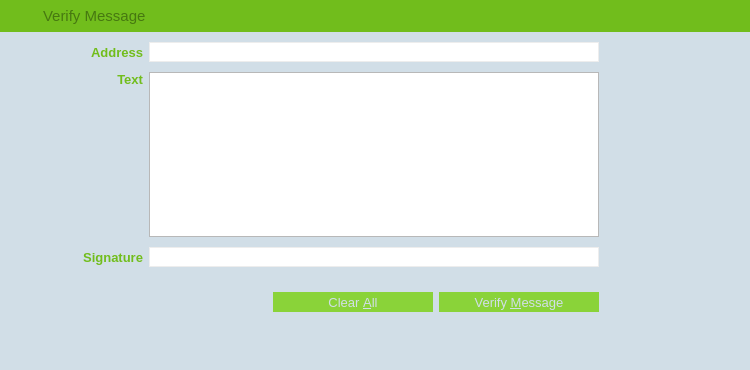
<?xml version="1.0" encoding="UTF-8"?>
<ui version="4.0">
 <class>VerifyMessagePage</class>
 <widget class="QWidget" name="VerifyMessagePage">
  <property name="geometry">
   <rect>
    <x>0</x>
    <y>0</y>
    <width>750</width>
    <height>370</height>
   </rect>
  </property>
  <property name="palette">
   <palette>
    <active>
     <colorrole role="Button">
      <brush brushstyle="SolidPattern">
       <color alpha="255">
        <red>233</red>
        <green>217</green>
        <blue>216</blue>
       </color>
      </brush>
     </colorrole>
     <colorrole role="Base">
      <brush brushstyle="SolidPattern">
       <color alpha="255">
        <red>233</red>
        <green>217</green>
        <blue>216</blue>
       </color>
      </brush>
     </colorrole>
     <colorrole role="Window">
      <brush brushstyle="SolidPattern">
       <color alpha="255">
        <red>233</red>
        <green>217</green>
        <blue>216</blue>
       </color>
      </brush>
     </colorrole>
     <colorrole role="Highlight">
      <brush brushstyle="SolidPattern">
       <color alpha="255">
        <red>235</red>
        <green>235</green>
        <blue>235</blue>
       </color>
      </brush>
     </colorrole>
     <colorrole role="HighlightedText">
      <brush brushstyle="SolidPattern">
       <color alpha="255">
        <red>171</red>
        <green>127</green>
        <blue>130</blue>
       </color>
      </brush>
     </colorrole>
    </active>
    <inactive>
     <colorrole role="Button">
      <brush brushstyle="SolidPattern">
       <color alpha="255">
        <red>233</red>
        <green>217</green>
        <blue>216</blue>
       </color>
      </brush>
     </colorrole>
     <colorrole role="Base">
      <brush brushstyle="SolidPattern">
       <color alpha="255">
        <red>233</red>
        <green>217</green>
        <blue>216</blue>
       </color>
      </brush>
     </colorrole>
     <colorrole role="Window">
      <brush brushstyle="SolidPattern">
       <color alpha="255">
        <red>233</red>
        <green>217</green>
        <blue>216</blue>
       </color>
      </brush>
     </colorrole>
     <colorrole role="Highlight">
      <brush brushstyle="SolidPattern">
       <color alpha="255">
        <red>235</red>
        <green>235</green>
        <blue>235</blue>
       </color>
      </brush>
     </colorrole>
     <colorrole role="HighlightedText">
      <brush brushstyle="SolidPattern">
       <color alpha="255">
        <red>171</red>
        <green>127</green>
        <blue>130</blue>
       </color>
      </brush>
     </colorrole>
    </inactive>
    <disabled>
     <colorrole role="Button">
      <brush brushstyle="SolidPattern">
       <color alpha="255">
        <red>233</red>
        <green>217</green>
        <blue>216</blue>
       </color>
      </brush>
     </colorrole>
     <colorrole role="Base">
      <brush brushstyle="SolidPattern">
       <color alpha="255">
        <red>233</red>
        <green>217</green>
        <blue>216</blue>
       </color>
      </brush>
     </colorrole>
     <colorrole role="Window">
      <brush brushstyle="SolidPattern">
       <color alpha="255">
        <red>233</red>
        <green>217</green>
        <blue>216</blue>
       </color>
      </brush>
     </colorrole>
     <colorrole role="Highlight">
      <brush brushstyle="SolidPattern">
       <color alpha="255">
        <red>240</red>
        <green>240</green>
        <blue>240</blue>
       </color>
      </brush>
     </colorrole>
     <colorrole role="HighlightedText">
      <brush brushstyle="SolidPattern">
       <color alpha="255">
        <red>171</red>
        <green>127</green>
        <blue>130</blue>
       </color>
      </brush>
     </colorrole>
    </disabled>
   </palette>
  </property>
  <property name="windowTitle">
   <string>Form</string>
  </property>
  <property name="styleSheet">
   <string notr="true">QLineEdit {
	border: 1px solid #ededed;
}
</string>
  </property>
  <layout class="QVBoxLayout" name="verticalLayout_3">
   <property name="spacing">
    <number>0</number>
   </property>
   <property name="leftMargin">
    <number>0</number>
   </property>
   <property name="topMargin">
    <number>0</number>
   </property>
   <property name="rightMargin">
    <number>0</number>
   </property>
   <property name="bottomMargin">
    <number>0</number>
   </property>
   <item>
    <widget class="QWidget" name="wHeader" native="true">
     <property name="minimumSize">
      <size>
       <width>0</width>
       <height>32</height>
      </size>
     </property>
     <property name="maximumSize">
      <size>
       <width>16777215</width>
       <height>32</height>
      </size>
     </property>
     <property name="styleSheet">
      <string notr="true">background-color:rgb(113,189,28);</string>
     </property>
     <property name="is_header" stdset="0">
      <bool>true</bool>
     </property>
     <layout class="QHBoxLayout" name="horizontalLayout_20">
      <property name="leftMargin">
       <number>0</number>
      </property>
      <property name="topMargin">
       <number>0</number>
      </property>
      <property name="rightMargin">
       <number>0</number>
      </property>
      <property name="bottomMargin">
       <number>0</number>
      </property>
      <item>
       <spacer name="horizontalSpacer_28">
        <property name="orientation">
         <enum>Qt::Horizontal</enum>
        </property>
        <property name="sizeType">
         <enum>QSizePolicy::Fixed</enum>
        </property>
        <property name="sizeHint" stdset="0">
         <size>
          <width>7</width>
          <height>20</height>
         </size>
        </property>
       </spacer>
      </item>
      <item>
       <widget class="QLabel" name="label_37">
        <property name="sizePolicy">
         <sizepolicy hsizetype="Preferred" vsizetype="Preferred">
          <horstretch>0</horstretch>
          <verstretch>0</verstretch>
         </sizepolicy>
        </property>
        <property name="minimumSize">
         <size>
          <width>30</width>
          <height>30</height>
         </size>
        </property>
        <property name="maximumSize">
         <size>
          <width>30</width>
          <height>30</height>
         </size>
        </property>
        <property name="text">
         <string/>
        </property>
        <property name="pixmap">
         <pixmap resource="../res.qrc">:/res/verify_sign.png</pixmap>
        </property>
       </widget>
      </item>
      <item>
       <widget class="QLabel" name="label_38">
        <property name="font">
         <font>
          <pointsize>11</pointsize>
          <stylestrategy>PreferAntialias</stylestrategy>
         </font>
        </property>
        <property name="styleSheet">
         <string notr="true">QLabel {
	color: rgb(70,120,16);
}</string>
        </property>
        <property name="text">
         <string>Verify Message</string>
        </property>
       </widget>
      </item>
     </layout>
    </widget>
   </item>
   <item>
    <widget class="QWidget" name="wContainer" native="true">
     <property name="styleSheet">
      <string notr="true">#wContainer {
	background-color: rgb(209,222,231);
}</string>
     </property>
     <layout class="QVBoxLayout" name="verticalLayout_2">
      <property name="spacing">
       <number>0</number>
      </property>
      <property name="leftMargin">
       <number>0</number>
      </property>
      <property name="topMargin">
       <number>0</number>
      </property>
      <property name="rightMargin">
       <number>0</number>
      </property>
      <property name="bottomMargin">
       <number>0</number>
      </property>
      <item>
       <layout class="QHBoxLayout" name="horizontalLayout" stretch="1,7,1">
        <property name="spacing">
         <number>0</number>
        </property>
        <item>
         <spacer name="horizontalSpacer_29">
          <property name="orientation">
           <enum>Qt::Horizontal</enum>
          </property>
          <property name="sizeHint" stdset="0">
           <size>
            <width>136</width>
            <height>216</height>
           </size>
          </property>
         </spacer>
        </item>
        <item>
         <layout class="QVBoxLayout" name="verticalLayout">
          <item>
           <layout class="QGridLayout" name="gridLayout_5">
            <property name="topMargin">
             <number>6</number>
            </property>
            <property name="bottomMargin">
             <number>3</number>
            </property>
            <property name="spacing">
             <number>6</number>
            </property>
            <item row="0" column="3">
             <widget class="QLabel" name="label">
              <property name="minimumSize">
               <size>
                <width>28</width>
                <height>0</height>
               </size>
              </property>
              <property name="font">
               <font>
                <pointsize>10</pointsize>
                <weight>75</weight>
                <bold>true</bold>
               </font>
              </property>
              <property name="text">
               <string/>
              </property>
              <property name="alignment">
               <set>Qt::AlignCenter</set>
              </property>
              <property name="wordWrap">
               <bool>false</bool>
              </property>
             </widget>
            </item>
            <item row="2" column="0">
             <widget class="QLabel" name="label_40">
              <property name="font">
               <font>
                <pointsize>10</pointsize>
                <weight>75</weight>
                <bold>true</bold>
               </font>
              </property>
              <property name="styleSheet">
               <string notr="true">color:rgb(113,189,28);</string>
              </property>
              <property name="text">
               <string>Signature</string>
              </property>
              <property name="alignment">
               <set>Qt::AlignRight|Qt::AlignTrailing|Qt::AlignVCenter</set>
              </property>
              <property name="margin">
               <number>5</number>
              </property>
             </widget>
            </item>
            <item row="2" column="1">
             <widget class="QValidatedLineEdit" name="signatureIn_VM">
              <property name="minimumSize">
               <size>
                <width>0</width>
                <height>20</height>
               </size>
              </property>
              <property name="font">
               <font>
                <pointsize>10</pointsize>
               </font>
              </property>
              <property name="styleSheet">
               <string notr="true">color:rgb(113,189,28);</string>
              </property>
              <property name="readOnly">
               <bool>false</bool>
              </property>
             </widget>
            </item>
            <item row="1" column="0">
             <widget class="QLabel" name="label_41">
              <property name="font">
               <font>
                <pointsize>10</pointsize>
                <weight>75</weight>
                <bold>true</bold>
               </font>
              </property>
              <property name="styleSheet">
               <string notr="true">color:rgb(113,189,28);</string>
              </property>
              <property name="text">
               <string>Text</string>
              </property>
              <property name="alignment">
               <set>Qt::AlignRight|Qt::AlignTop|Qt::AlignTrailing</set>
              </property>
              <property name="margin">
               <number>5</number>
              </property>
             </widget>
            </item>
            <item row="1" column="1">
             <widget class="QPlainTextEdit" name="messageIn_VM">
              <property name="font">
               <font>
                <pointsize>10</pointsize>
               </font>
              </property>
              <property name="styleSheet">
               <string notr="true">color:rgb(113,189,28);</string>
              </property>
              <property name="plainText">
               <string/>
              </property>
              <property name="backgroundVisible">
               <bool>false</bool>
              </property>
             </widget>
            </item>
            <item row="0" column="0">
             <widget class="QLabel" name="label_39">
              <property name="font">
               <font>
                <pointsize>10</pointsize>
                <weight>75</weight>
                <bold>true</bold>
               </font>
              </property>
              <property name="styleSheet">
               <string notr="true">color:rgb(113,189,28);</string>
              </property>
              <property name="text">
               <string>Address</string>
              </property>
              <property name="alignment">
               <set>Qt::AlignRight|Qt::AlignTrailing|Qt::AlignVCenter</set>
              </property>
              <property name="margin">
               <number>5</number>
              </property>
             </widget>
            </item>
            <item row="0" column="1">
             <widget class="QValidatedLineEdit" name="addressIn_VM">
              <property name="minimumSize">
               <size>
                <width>0</width>
                <height>20</height>
               </size>
              </property>
              <property name="font">
               <font>
                <pointsize>10</pointsize>
               </font>
              </property>
              <property name="toolTip">
               <string>The address the message was signed with (e.g. CNS17iag9jJgTHD1VXjvLCEnZuQ3rJDE9L)</string>
              </property>
              <property name="styleSheet">
               <string notr="true">color:rgb(113,189,28);</string>
              </property>
              <property name="maxLength">
               <number>34</number>
              </property>
             </widget>
            </item>
            <item row="0" column="2">
             <widget class="QPushButton" name="addressBookButton_VM">
              <property name="minimumSize">
               <size>
                <width>28</width>
                <height>28</height>
               </size>
              </property>
              <property name="maximumSize">
               <size>
                <width>28</width>
                <height>28</height>
               </size>
              </property>
              <property name="toolTip">
               <string>Choose an address from the address book</string>
              </property>
              <property name="styleSheet">
               <string notr="true">QPushButton {
	border: 0px solid gray;
	image: url(:/res/addressbook/normal.png);	
}

QPushButton:!enabled {
	image: url(:/res/addressbook/disabled.png);
}

QPushButton:pressed:flat {
	image: url(:/res/addressbook/pressed.png);
}

QPushButton:hover {
	image: url(:/res/addressbook/hover.png);
}</string>
              </property>
              <property name="shortcut">
               <string>Alt+A</string>
              </property>
              <property name="flat">
               <bool>true</bool>
              </property>
             </widget>
            </item>
            <item row="2" column="2">
             <widget class="QLabel" name="label_2">
              <property name="minimumSize">
               <size>
                <width>28</width>
                <height>28</height>
               </size>
              </property>
              <property name="font">
               <font>
                <pointsize>10</pointsize>
                <weight>75</weight>
                <bold>true</bold>
               </font>
              </property>
              <property name="text">
               <string/>
              </property>
              <property name="alignment">
               <set>Qt::AlignCenter</set>
              </property>
              <property name="wordWrap">
               <bool>false</bool>
              </property>
             </widget>
            </item>
           </layout>
          </item>
          <item>
           <widget class="QLabel" name="statusLabel_VM">
            <property name="font">
             <font>
              <pointsize>10</pointsize>
              <weight>75</weight>
              <bold>true</bold>
             </font>
            </property>
            <property name="text">
             <string/>
            </property>
            <property name="alignment">
             <set>Qt::AlignCenter</set>
            </property>
            <property name="wordWrap">
             <bool>true</bool>
            </property>
           </widget>
          </item>
          <item>
           <widget class="QWidget" name="wAcceptHolder" native="true">
            <property name="minimumSize">
             <size>
              <width>0</width>
              <height>26</height>
             </size>
            </property>
            <layout class="QHBoxLayout" name="horizontalLayout_22">
             <property name="leftMargin">
              <number>0</number>
             </property>
             <property name="topMargin">
              <number>0</number>
             </property>
             <property name="rightMargin">
              <number>0</number>
             </property>
             <property name="bottomMargin">
              <number>0</number>
             </property>
             <item>
              <spacer name="horizontalSpacer_30">
               <property name="orientation">
                <enum>Qt::Horizontal</enum>
               </property>
               <property name="sizeHint" stdset="0">
                <size>
                 <width>40</width>
                 <height>20</height>
                </size>
               </property>
              </spacer>
             </item>
             <item>
              <widget class="QPushButton" name="clearButton_VM">
               <property name="minimumSize">
                <size>
                 <width>160</width>
                 <height>20</height>
                </size>
               </property>
               <property name="maximumSize">
                <size>
                 <width>160</width>
                 <height>20</height>
                </size>
               </property>
               <property name="font">
                <font>
                 <pointsize>10</pointsize>
                 <stylestrategy>PreferAntialias</stylestrategy>
                </font>
               </property>
               <property name="toolTip">
                <string>Reset all verify message fields</string>
               </property>
               <property name="styleSheet">
                <string notr="true">QPushButton {
	background-color: rgb(138,211,57);
	color: rgb(209,222,231);
	border: 0px solid gray;
	max-height: 20px;
	min-height: 20px;
	max-width: 160px;
	min-width: 160px;
}

QPushButton:pressed:flat {
	background-color: rgb(70,120,16);
}

QPushButton:hover {
	background-color: rgb(70,120,16);
}</string>
               </property>
               <property name="text">
                <string>Clear &amp;All</string>
               </property>
               <property name="flat">
                <bool>true</bool>
               </property>
              </widget>
             </item>
             <item>
              <widget class="QPushButton" name="verifyMessageButton_VM">
               <property name="font">
                <font>
                 <pointsize>10</pointsize>
                 <stylestrategy>PreferAntialias</stylestrategy>
                </font>
               </property>
               <property name="toolTip">
                <string>Verify the message to ensure it was signed with the specified Carbonemissiontradecoin address</string>
               </property>
               <property name="styleSheet">
                <string notr="true">QPushButton {
	background-color: rgb(138,211,57);
	color: rgb(209,222,231);
	border: 0px solid gray;
	max-height: 20px;
	min-height: 20px;
	max-width: 160px;
	min-width: 160px;
}

QPushButton:pressed:flat {
	background-color: rgb(70,120,16);
}

QPushButton:hover {
	background-color: rgb(70,120,16);
}</string>
               </property>
               <property name="text">
                <string>Verify &amp;Message</string>
               </property>
               <property name="flat">
                <bool>true</bool>
               </property>
              </widget>
             </item>
             <item>
              <spacer name="horizontalSpacer">
               <property name="orientation">
                <enum>Qt::Horizontal</enum>
               </property>
               <property name="sizeType">
                <enum>QSizePolicy::Fixed</enum>
               </property>
               <property name="sizeHint" stdset="0">
                <size>
                 <width>68</width>
                 <height>20</height>
                </size>
               </property>
              </spacer>
             </item>
            </layout>
           </widget>
          </item>
         </layout>
        </item>
        <item>
         <spacer name="horizontalSpacer_31">
          <property name="orientation">
           <enum>Qt::Horizontal</enum>
          </property>
          <property name="sizeHint" stdset="0">
           <size>
            <width>136</width>
            <height>20</height>
           </size>
          </property>
         </spacer>
        </item>
       </layout>
      </item>
      <item>
       <spacer name="verticalSpacer">
        <property name="orientation">
         <enum>Qt::Vertical</enum>
        </property>
        <property name="sizeHint" stdset="0">
         <size>
          <width>20</width>
          <height>82</height>
         </size>
        </property>
       </spacer>
      </item>
     </layout>
    </widget>
   </item>
  </layout>
 </widget>
 <customwidgets>
  <customwidget>
   <class>QValidatedLineEdit</class>
   <extends>QLineEdit</extends>
   <header>qvalidatedlineedit.h</header>
  </customwidget>
 </customwidgets>
 <resources>
  <include location="../res.qrc"/>
 </resources>
 <connections/>
</ui>
